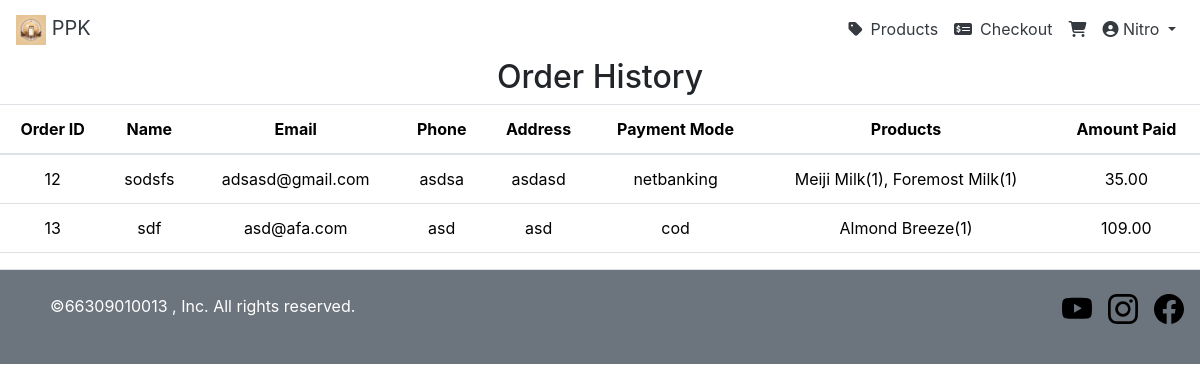
Screenshot of /order.php (signed in) with the database file from the repository.
### tables this page shows
CREATE TABLE `user_info` (
  `id` int(100) NOT NULL,
  `name` varchar(100) DEFAULT NULL,
  `email` varchar(100) DEFAULT NULL,
  `password` varchar(100) DEFAULT NULL
);

CREATE TABLE `orders` (
  `id` int(11) NOT NULL,
  `name` varchar(100) NOT NULL,
  `email` varchar(100) NOT NULL,
  `phone` varchar(20) NOT NULL,
  `address` varchar(255) NOT NULL,
  `pmode` varchar(50) NOT NULL,
  `products` varchar(255) NOT NULL,
  `amount_paid` varchar(100) NOT NULL
);

### orderpage.php (the view, shortened to what this page needs)
<?php
$stmt_orders = $conn->prepare('SELECT * FROM orders');
$stmt_orders->execute();
$result_orders = $stmt_orders->get_result();
if ($result_orders->num_rows > 0) {
    echo '<div class="text-center">
            <h2>Order History</h2>
            <table class="table">
                <thead>
                    <tr>
                        <th>Order ID</th>
                        <th>Name</th>
                        <th>Email</th>
                        <th>Phone</th>
                        <th>Address</th>
                        <th>Payment Mode</th>
                        <th>Products</th>
                        <th>Amount Paid</th>
                    </tr>
                </thead>
                <tbody>';
    while ($row = $result_orders->fetch_assoc()) {
        echo '<tr>
                <td>' . $row['id'] . '</td>
                <td>' . $row['name'] . '</td>
                <td>' . $row['email'] . '</td>
                <td>' . $row['phone'] . '</td>
                <td>' . $row['address'] . '</td>
                <td>' . $row['pmode'] . '</td>
                <td>' . $row['products'] . '</td>
                <td>' . number_format($row['amount_paid'], 2) . '</td>
              </tr>';
    }
    echo '</tbody>
        </table>
    </div>';
} else {
    echo '<div class="text-center">
            <h2>No Orders Found</h2>
          </div>';
}
?>

### component/header.php (shortened to what this page needs)
<?php
include 'config.php';
if(isset($_SESSION["user_id"])) {
    $user_id = $_SESSION["user_id"];
    $query = "SELECT name FROM user_info WHERE id = $user_id";
    $result = mysqli_query($conn, $query);
    if($result && mysqli_num_rows($result) > 0) {
        $row = mysqli_fetch_assoc($result);
        $username = $row['name'];
    } else {
        $username = "Guest";
    }
} else {
    $username = "Guest";
}
?>
<!DOCTYPE html>
<html lang="en">
<head>
    <link
    rel="stylesheet"
    href="https://cdnjs.cloudflare.com/ajax/libs/animate.css/4.1.1/animate.min.css"
    >
    <link rel='stylesheet' href='https://cdnjs.cloudflare.com/ajax/libs/twitter-bootstrap/4.5.2/css/bootstrap.min.css' />
    <link rel='stylesheet' href='https://cdnjs.cloudflare.com/ajax/libs/font-awesome/5.9.0/css/all.min.css' />
</head>
<body>
    <nav class="navbar navbar-expand-md bg-white navbar-drak">
    <a class="navbar-brand text-dark" href="Home.php">
            <img src="image/logo.jpg" alt="logo" width="30" height="30" class="d-inline-block align-text-center ">
            PPK
        </a>
        <div class="collapse navbar-collapse" id="collapsibleNavbar">
            <ul class="navbar-nav ml-auto">
                <li class="nav-item">
                    <a class="nav-link animate__animated animate__fadeIn text-dark" href="index.php"><i class="fa-solid fa-tag mr-2"></i>Products</a>
                </li>
                <li class="nav-item">
                    <a class="nav-link animate__animated animate__fadeIn text-dark" href="checkout.php"><i class="fas fa-money-check-alt mr-2"></i>Checkout</a>
                </li>
                <li class="nav-item">
                    <a class="nav-link text-dark" href="cart.php"><i class="fas fa-shopping-cart"></i> <span id="cart-item" class="badge badge-danger"></span></a>
                </li>
                <li class="nav-item dropdown">
        <?php if ($username === "admin"): ?>
            <a class="nav-link dropdown-toggle text-dark" href="#" id="navbarDropdown" role="button" data-toggle="dropdown" aria-haspopup="true" aria-expanded="false">
            <i class="fas fa-user-circle"></i> <?php echo $username; ?>
            </a>
            <div class="dropdown-menu" aria-labelledby="navbarDropdown">
            <a class="dropdown-item" href="setting.php">Add</a>
            <a class="dropdown-item" href="edit.php">Edit</a>
            <a class="dropdown-item" href="edituser.php">setting</a>
            <a class="dropdown-item" href="order.php">order</a>
            <hr class="dropdown-divider">
            <a href="index.php?logout=<?php echo $username; ?>" onclick="return confirm('Are you sure you want to logout?');" class="dropdown-item delete-btn">Logout</a>
        <?php else: ?>
            <a class="nav-link dropdown-toggle text-dark" href="#" id="navbarDropdown" role="button" data-toggle="dropdown" aria-haspopup="true" aria-expanded="false">
            <i class="fas fa-user-circle"></i> <?php echo $username; ?>
            </a>
        <?php endif; ?>
        </li>
            </ul>
        </div>
    </nav>
</body>
</html>

### component/header.php (style rules this page uses)
body { background : white; }

### rows the page displays
user_info: name "Nitro"
orders: id "12", name "sodsfs", email "adsasd@gmail.com", phone "asdsa", address "asdasd", pmode "netbanking", products "Meiji Milk(1), Foremost Milk(1)", amount_paid "35.00"
orders: id "13", name "sdf", email "asd@afa.com", phone "asd", address "asd", pmode "cod", products "Almond Breeze(1)", amount_paid "109.00"
